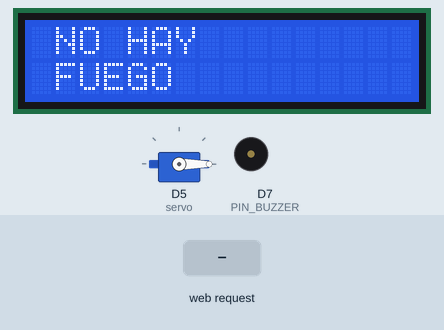
This sketch was run on a simulated ESP8266 (NodeMCU). Shown: 16×2 character LCD, servo, buzzer (waves = sounding). Inputs (shaded band) come from the test bench. WiFi joins after 1.5 s; servers stay silent unless stated; what the sketch prints to the serial monitor is not drawn.

Above: at 2.7 s.
2.8 s: HTTP request GET /lcd_on received
At 3.4 s:
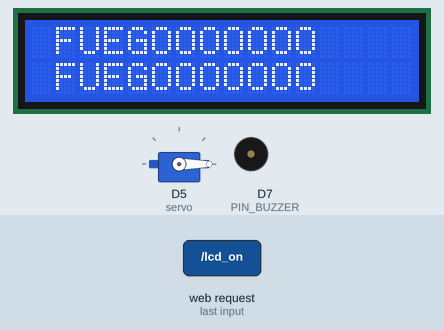
4.3 s: HTTP request GET /sprinkler_on received
At 4.77 s:
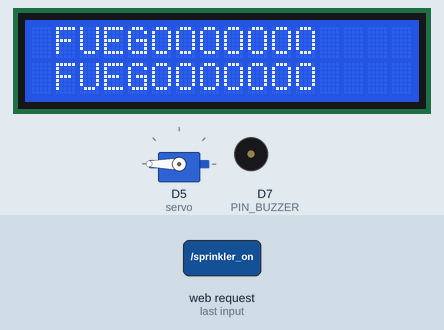
6.7 s: HTTP request GET /buzzer_on received
At 7.8 s:
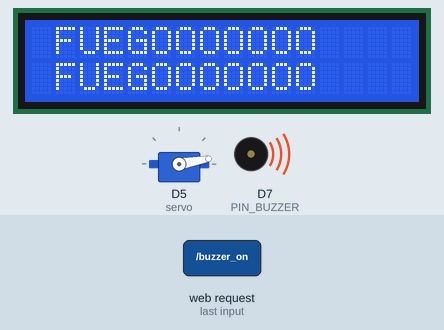
Timing chart, 0 to 12.2 s (numbered marks = the images above; inputs shaded):
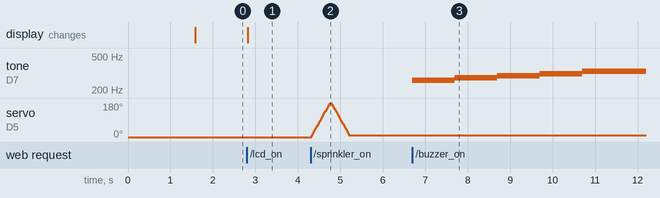

The sketch:

actuators.ino
```cpp
#include <ESP8266WiFi.h>
#include <ESP8266WebServer.h>
#include "LiquidCrystal_I2C.h"
#include <Servo.h>


// Configuración de la comunicación.
String SSID = "A54 de Adrian"; // A54 de Adrian
String PASSWORD = "12345678";

// Pines de los dispositivos.
const int PIN_BUZZER = D7;

const int TONES[] = {261, 277, 294, 311, 330, 349, 370, 392, 415, 440, 466, 494};
const int NUM_TONES= 5;

LiquidCrystal_I2C lcd(0x27, 16, 2);

// Objeto encargado del servicio web. Se sirve en el puerto 80.
ESP8266WebServer server(80);

Servo servo;

bool fire = false;

void init_wifi(){
    WiFi.mode(WIFI_STA);
    WiFi.hostname("NodeMCU-ESP8266 ACTUATORS");
    WiFi.begin(SSID, PASSWORD);

    // Comprobamos el si se ha conectado satisfactoriamente.
    while (WiFi.status() != WL_CONNECTED) {
        delay(500);
        Serial.println("Connecting to WiFi..");
    }

    WiFi.setAutoReconnect(true);
    WiFi.persistent(true);

    Serial.print("My IP:");
    Serial.println(WiFi.localIP());

    // Se inicializa el servicio web HTTP.
    server.on("/", home); // Función listener para la dirección raíz.
    server.on("/lcd_on", lcdOn);
    server.on("/lcd_off", lcdOff);
    server.on("/buzzer_on", buzzerOn);
    server.on("/buzzer_off", buzzerOff);
    server.on("/sprinkler_on", servoOn);
    server.on("/sprinkler_off", servoOff);
    server.begin();
    Serial.println("HTTP server started");
}

// Peticiones HTTP.

void home() {
    server.send(200,"text/html", "<html><head><title>Advanced Hardware Programming Course</title></html>");
}

void lcdOff(){
    lcd.clear();
    lcd.setCursor(1, 0);
    lcd.print("NO HAY");
    lcd.setCursor(1, 1);
    lcd.print("FUEGO");
    server.send(200,"text/html", "<html><head><title>No fire</title></html>");
}

void lcdOn(){
    lcd.clear();
    lcd.setCursor(1, 0);
    lcd.print("FUEGOOOOOOO");
    lcd.setCursor(1, 1);
    lcd.print("FUEGOOOOOOO");
    server.send(200,"text/html", "<html><head><title>FIREEE</title></html>");
}

void buzzerOn(){
    for (int i = 0; i < NUM_TONES; i++) {
        tone(PIN_BUZZER, TONES[i]);
        delay(1000);  // Frencuencia de emisión del tono.
        server.send(200,"text/html", "<html><head><title>BUZZER ON</title></html>");
  }
    Serial.println("buzzer");
}

void servoOn(){
    server.send(200,"text/html", "<html><head><title>SERVO ON</title></html>");
    Serial.println("Servo start");
    for (int i = 0; i <= 180; i+=10){
        // Desplazamos al ángulo correspondiente
        servo.write(i);
        // Hacemos una pausa de 25ms
        delay(25);
    }
    for (int i = 180; i > 0; i-=10)
    {
        // Desplazamos al ángulo correspondiente
        servo.write(i);
        // Hacemos una pausa de 25ms
        delay(25);
    }
    Serial.println("Servo stop");

}

void servoOff(){
    server.send(200,"text/html", "<html><head><title>SERVO ON</title></html>");
}

void buzzerOff(){
    noTone(PIN_BUZZER);
    server.send(200,"text/html", "<html><head><title>BUZZER OFF</title></html>");
}

void setup()
{
    Serial.begin(4800);
    lcd.init();
    lcd.backlight();
    lcd.home();
    init_wifi();
    lcdOff();

    servo.attach(D5);
    servo.write(0);
}

void loop()
{
    server.handleClient();
    // check_fire();
}
```

Measured:
- after the input at 2.8 s, the display: changes at once (image 1)
- after the input at 4.3 s, servo on D5 (servo): rises from 0° to 180° in 0.42 s, then falls to 10° in 0.45 s
- after the input at 6.7 s, tone on D7 (PIN_BUZZER): plays 261 Hz for 1.0 s, 277 Hz for 1.0 s, 294 Hz for 1.0 s, 311 Hz for 1.0 s, 330 Hz for 3.5 s, starting at once
